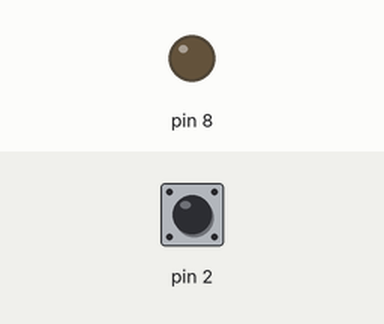
Simulated run of this sketch. Board: Arduino Uno, built with avr-gcc and run on an emulated ATmega328P. Parts: output pins drawn as LEDs (lit = HIGH). The inputs (shaded band) are chosen by the test bench; at power-on: pin 2 HIGH.

Above: at 1.2 s.
1.3 s: pin 2 pulled LOW for 0.15 s
At 1.37 s:
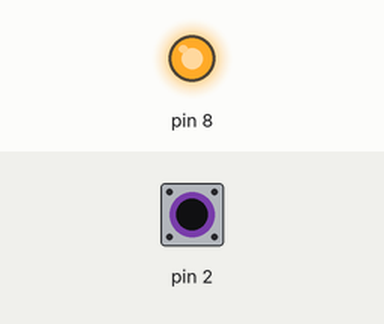
2.9 s: pin 2 pulled LOW for 3.2 s
At 6.6 s:
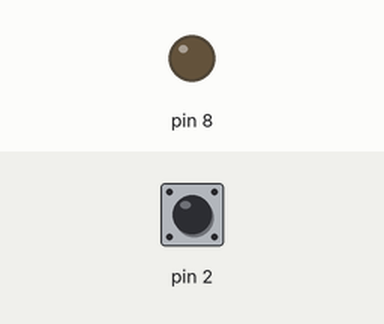
Timing chart, 0 to 8.1 s (numbered marks = the images above; inputs shaded):
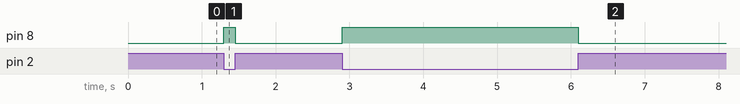

The sketch:

push_button_led.ino
```cpp
void setup() {
  pinMode(2, INPUT_PULLUP);
  pinMode(8, OUTPUT);
}

void loop() {
  if (digitalRead(2) == LOW) {
    digitalWrite(8, HIGH);
  } else {
    digitalWrite(8, LOW);
  }
}
```

Measured:
- after the input at 1.3 s, pin 8: LOW → HIGH at once, → LOW 0.15 s later
- after the input at 2.9 s, pin 8: LOW → HIGH at once, → LOW 3.2 s later
